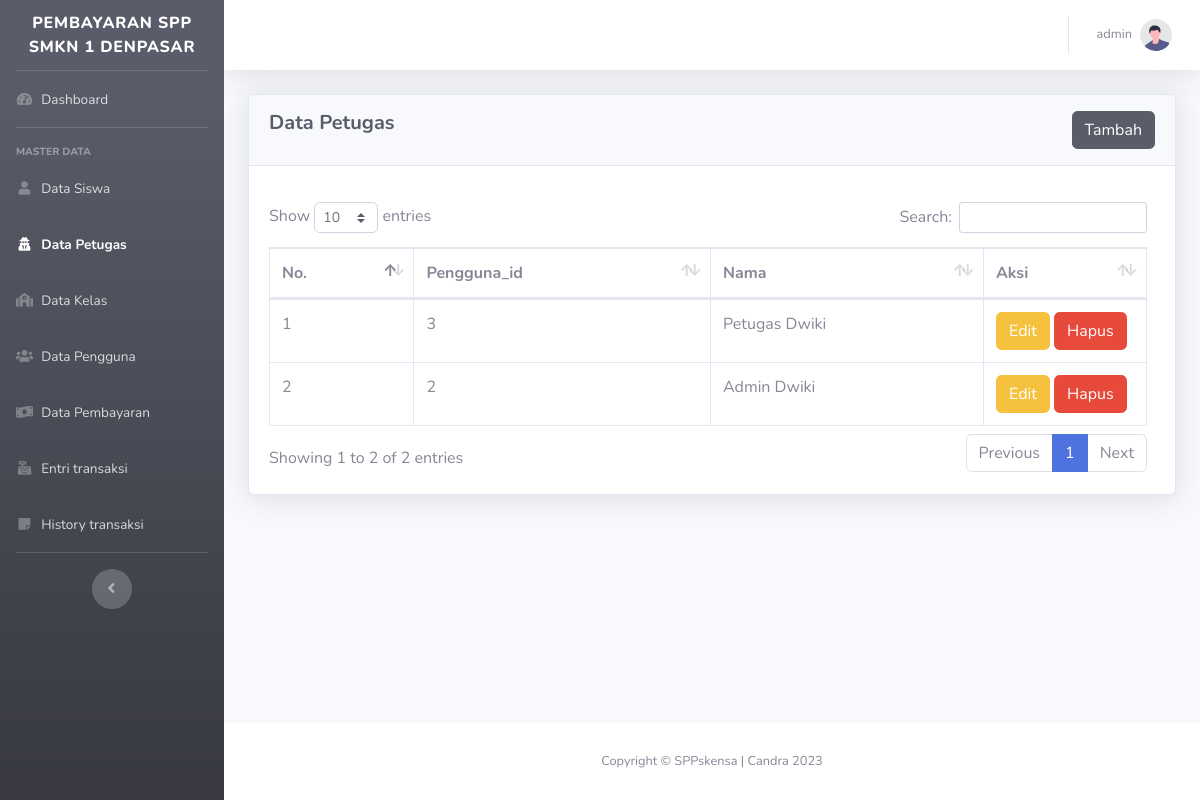
Page /public/petugas (signed in) on the committed database.
### tables this page shows
CREATE TABLE `pengguna` (
  `id` int(11) NOT NULL,
  `username` varchar(25) NOT NULL,
  `password` varchar(128) NOT NULL,
  `role` enum('admin','petugas','siswa') NOT NULL DEFAULT 'siswa'
);

CREATE TABLE `petugas` (
  `id` int(11) NOT NULL,
  `nama` varchar(50) NOT NULL,
  `pengguna_id` int(11) DEFAULT NULL
);

### app/core/Controller.php (called while the page is built, shortened)
<?php
class Controller
{
   public function view($view, $data = [])
   {
      require_once("../app/views/" . $view . ".php");
   }
   public function model($model)
   {
      return new $model;
   }
}

### app/controllers/Petugas.php (called while the page is built, shortened)
<?php
class Petugas extends Controller
{
   public function index()
   {
      $data = [
         'title' => "Halaman Manajemen Siswa",
         'role' => $_SESSION['role'],
         'user' => $this->model("Pengguna_model")->getUserLogin($_SESSION['userId']),
         'datapetugas' => $this->model("Petugas_model")->getAllPetugas()
      ];
      $this->view("templates/sidebar", $data);
      $this->view("petugas/index", $data);
   }
}

### app/core/App.php (called while the page is built, shortened)
<?php
class App
{
   private $method = "index";
   private $params = [];
   public function __construct()
   {
      $this->controller = new $this->controller;
      call_user_func_array([$this->controller, $this->method], $this->params);
   }
}

### public/index.php (called while the page is built, shortened)
<?php
$new = new App();

### app/helpers/functions.php (called while the page is built, shortened)
<?php
function parseUrl()
{
   if (isset($_GET['url'])) {
      $url = rtrim($_GET['url'], "/");
      $url = filter_var($url, FILTER_SANITIZE_URL);
      $url = explode("/", $url);
      return $url[0];
   } else {
      return "dashboard";
   }
}
function currentUrl($url)
{
   if ($url == parseUrl()) {
      return true;
   } else {
      return false;
   }
}

### app/core/Database.php (called while the page is built, shortened)
<?php
class Database
{
   private $dbhost = "localhost",
      $dbname = "spp_ukk",
      $dbusername = "root",
      $dbpassword = "";
   private $dbh;
   private $stmt;
   public function __construct()
   {
      $dsn = "mysql:host=" . $this->dbhost . ";dbname=" . $this->dbname;
      try {
         $this->dbh = new PDO($dsn, $this->dbusername, $this->dbpassword);
      } catch (Exception $e) {
         die($e->getMessage());
      }
   }
   public function query($query)
   {
      $this->stmt = $this->dbh->prepare($query);
   }
   public function bind($param, $value, $type = null)
   {
      if (is_null($type)) {
         switch (true) {
            case is_int($value):
               $type = PDO::PARAM_INT;
               break;
         }
      }
      $this->stmt->bindValue($param, $value, $type);
   }
   public function execute()
   {
      $this->stmt->execute();
   }
   public function resultAll()
   {
      $this->stmt->execute();
      return $this->stmt->fetchAll(PDO::FETCH_ASSOC);
   }
   public function resultSingle()
   {
      $this->execute();
      return $this->stmt->fetch(PDO::FETCH_ASSOC);
   }
}

### app/models/Pengguna_model.php (called while the page is built, shortened)
<?php
class Pengguna_model
{
   private $db;
   public function __construct()
   {
      $this->db = new Database();
   }
   public function getUserLogin($id)
   {
      $this->db->query("SELECT * FROM pengguna WHERE id=:id");
      $this->db->bind("id", $id);
      return $this->db->resultSingle();
   }
}

### app/models/Petugas_model.php (called while the page is built, shortened)
<?php
class Petugas_model
{
   private $db;
   public function __construct()
   {
      $this->db = new Database;
   }
   public function getAllPetugas()
   {
      $this->db->query("SELECT * FROM petugas");
      return $this->db->resultAll();
   }
}

### app/views/petugas/index.php (the view, shortened to what this page needs)
<div class="container-fluid">
   <div class="card shadow mb-4">
      <div class="card-header py-3 d-flex flex-row">
         <h5 class="m-0 mr-auto font-weight-bold text-dark">Data Petugas</h5>
         <a href="<?= BASE_URL ?>petugas/tambahpetugas" class="btn btn-dark">Tambah</a>
      </div>
      <div class="card-body">
         <div class="table-responsive pt-3 pr-2">
            <table class="table table-bordered" id="dataTable" width="100%" cellspacing="0">
               <thead>
                  <tr>
                     <th>No.</th>
                     <th>Pengguna_id</th>
                     <th>Nama</th>
                     <th width="120">Aksi</th>
                  </tr>
               </thead>
               <tbody>
                  <?php
                  $i = 0;
                  foreach ($data['datapetugas'] as $siswa) { ?>
                     <tr>
                        <td><?= ++$i ?></td>
                        <td><?= $siswa['pengguna_id'] ?></td>
                        <td><?= $siswa['nama'] ?></td>
                        <td>
                           <a href="<?php BASE_URL ?>petugas/editpetugas/<?= $siswa['id'] ?>" class="btn btn-warning">Edit</a>
                           <a href="<?php BASE_URL ?>petugas/deletepetugas/<?= $siswa['id'] ?>" class="btn btn-danger" onclick="return confirm('apakah anda yakin ingin menghapus data ini')">Hapus</a>
                        </td>
                     </tr>
                  <?php } ?>
               </tbody>
            </table>
         </div>
      </div>
   </div>
</div>
</div>
<footer class="sticky-footer bg-white">
   <div class="container my-auto">
      <div class="copyright text-center my-auto">
      <span>Copyright &copy; SPPskensa | Candra 2023</span>
      </div>
   </div>
</footer>
</div>
</div>

### app/views/templates/sidebar.php (shortened to what this page needs)
<body id="page-top">
   <div id="wrapper">
      <ul class="navbar-nav bg-gradient-dark sidebar sidebar-dark accordion" id="accordionSidebar">
         <a class="sidebar-brand d-flex align-items-center justify-content-center" href="index.html">
            <div class="sidebar-brand-text mx-6">PEMBAYARAN SPP SMKN 1 DENPASAR</div>
         </a>
         <hr class="sidebar-divider my-0">
         <li class="nav-item <?= currentUrl("dashboard") ? "active" : "" ?>">
            <a class="nav-link" href="<?= BASE_URL ?>">
               <i class="fas fa-fw fa-tachometer-alt"></i>
               <span>Dashboard</span></a>
         </li>
         <?php if ($data['role'] == "admin") { ?>
         <hr class="sidebar-divider">
         <div class="sidebar-heading" style="color: #eaeaea bold">MASTER DATA</div>
            <li class="nav-item <?= currentUrl("siswa") ? "active" : "" ?>">
               <a class="nav-link" href="<?= BASE_URL ?>siswa">
                  <i class="fas fa-fw fa-user"></i>
                  <span>Data Siswa</span></a>
            </li>
            <li class="nav-item <?= currentUrl("petugas") ? "active" : "" ?>">
               <a class="nav-link" href="<?= BASE_URL ?>petugas">
                  <i class="fas fa-fw fa-solid fa-user-secret"></i>
                  <span>Data Petugas</span></a>
            </li>
            <li class="nav-item <?= currentUrl("kelas") ? "active" : "" ?>">
               <a class="nav-link" href="<?= BASE_URL ?>kelas">
                  <i class="fas fa-fw fa-school"></i>
                  <span>Data Kelas</span></a>
            </li>
            <li class="nav-item <?= currentUrl("pengguna") ? "active" : "" ?>">
               <a class="nav-link" href="<?= BASE_URL ?>pengguna">
                  <i class="fas fa-fw fa-users"></i>
                  <span>Data Pengguna</span></a>
            </li>
            <li class="nav-item <?= currentUrl("pembayaran") ? "active" : "" ?>">
               <a class="nav-link" href="<?= BASE_URL ?>pembayaran">
                  <i class="fas fa-fw fa-money-bill-wave"></i>
                  <span>Data Pembayaran</span></a>
            </li>
            <li class="nav-item <?= currentUrl("entritransaksi") ? "active" : "" ?>">
               <a class="nav-link" href="<?= BASE_URL ?>entritransaksi">
                  <i class="fas fa-fw fa-solid fa-cash-register"></i>
                  <span>Entri transaksi</span></a>
            </li>
            <li class="nav-item <?= currentUrl("historytransaksi") ? "active" : "" ?>">
               <a class="nav-link" href="<?= BASE_URL ?>historytransaksi">
                  <i class="fas fa-fw fa-sticky-note"></i>
                  <span>History transaksi</span></a>
            </li>
         <?php } ?>
         <hr class="sidebar-divider d-none d-md-block">
         <div class="text-center d-none d-md-inline">
            <button class="rounded-circle border-0" id="sidebarToggle"></button>
         </div>
      </ul>
      <div id="content-wrapper" class="d-flex flex-column">
         <div id="content">
            <nav class="navbar navbar-expand navbar-light bg-white topbar mb-4 static-top shadow">
               <ul class="navbar-nav ml-auto">
                  <li class="nav-item dropdown no-arrow">
                     <a class="nav-link dropdown-toggle" href="#" id="userDropdown" role="button" data-toggle="dropdown" aria-haspopup="true" aria-expanded="false">
                        <span class="mr-2 d-none d-lg-inline text-gray-600 small"><?= $data['user']['username'] ?></span>
                        <img class="img-profile rounded-circle" src="<?= BASE_URL ?>assets/image/undraw_profile.svg">
                     </a>
                  </li>
               </ul>
            </nav>

### rows in the picture
pengguna: username "admin"
petugas: pengguna "3", nama "Petugas Dwiki"
petugas: pengguna "2", nama "Admin Dwiki"
